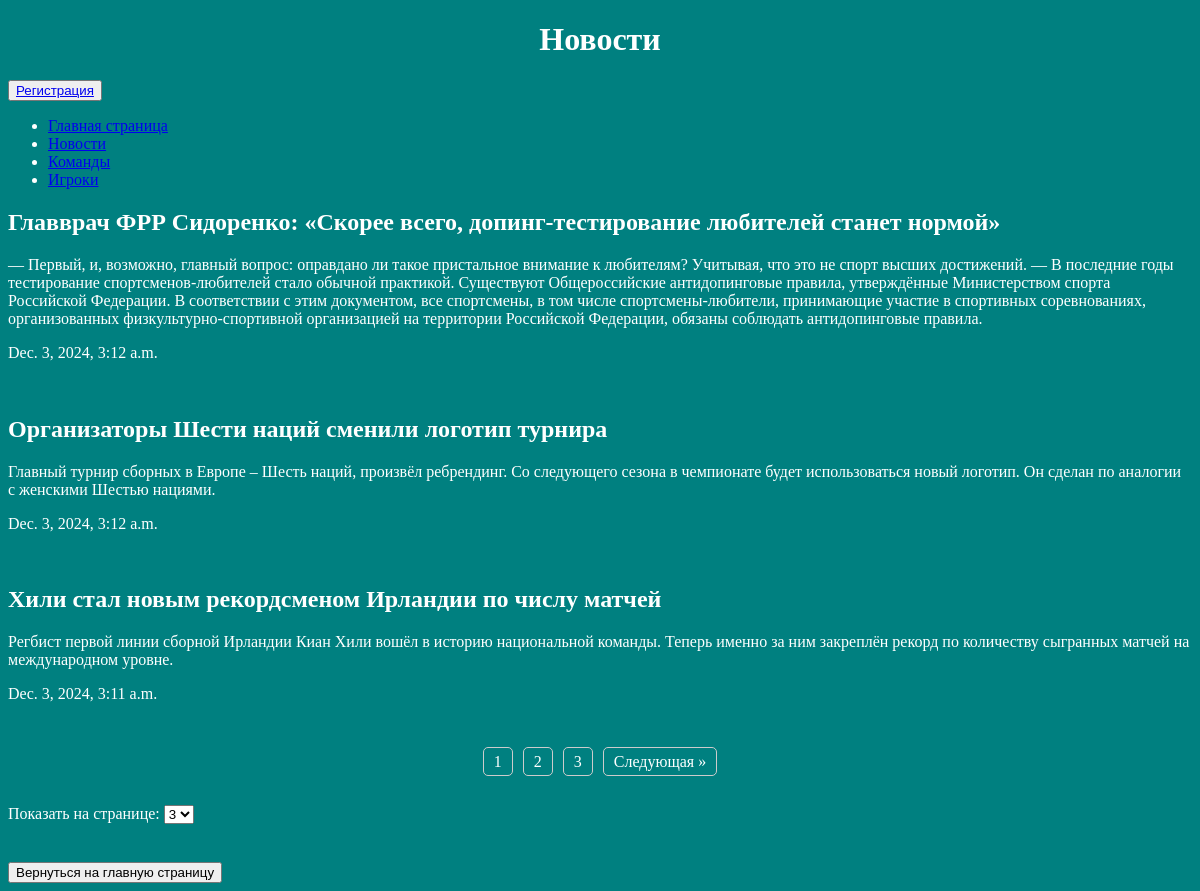
Page /news/ on the committed database.
### task2/models.py (models this page shows, shortened)
class News(models.Model):
    title = models.CharField(max_length=255, verbose_name='Заголовок')
    content = models.TextField(verbose_name='Содержание')
    created_at = models.DateTimeField(auto_now_add=True, verbose_name='Дата создания')
    updated_at = models.DateTimeField(auto_now=True, verbose_name='Дата обновления')
    is_published = models.BooleanField(default=True, verbose_name='Опубликовано')
    category = models.ForeignKey(Category, on_delete=models.PROTECT, verbose_name='Категория')
    class Meta:
        verbose_name = 'Новость'
        verbose_name_plural = 'Новость'
        ordering = ['-created_at']

### task2/views.py (the view)
# urls.py: path('news/', news),
def news(request):
    posts = News.objects.all().order_by('-created_at')
    nums = request.GET.get('nums', 3)
    try:
        nums = int(nums)
    except ValueError:
        nums = 3
    paginator = Paginator(posts, nums)
    page_number = request.GET.get('page')
    page_obj = paginator.get_page(page_number)
    return render(request, 'news.html', {'page_obj': page_obj, 'nums': nums})

### templates/second_task/news.html (shortened to what this page needs)
{% extends "menu.html" %}
{% block pagename %}
    <h1>Новости</h1>
{% endblock %}
{% block menu %}
    {{ block.super }}
{% endblock %}
{% block content %}
    <div class="row">
        {% for news in page_obj%}
            <div class="col-md-4">
                <h2>{{ news.title }}</h2>
                <p>{{ news.content }}</p>
                <p>{{ news.created_at }}</p>
                <br>
            </div>
        {% endfor%}
    </div>
    {% if page_obj.has_other_pages %}
        <nav aria-label="Page navigation">
            <ul class="pagination">
                {% for i in page_obj.paginator.page_range %}
                    {% if page_obj.number == i %}
                        <li class="page-item active" aria-current="page">
                            <a class="page-link" href="#">{{ i }}</a>
                        </li>
                    {% else %}
                    <li class="page-item">
                        <a class="page-link" href="?page={{ i }}">{{ i }}</a>
                    </li>
                    {% endif %}
                {% endfor %}
                {% if page_obj.has_next %}
                    <li class="page-item">
                        <a class="page-link" href="?page={{ page_obj.next_page_number }}" aria-label="Next">
                            Следующая
                            <span aria-hidden="true">&raquo;</span>
                        </a>
                    </li>
                {% endif %}
            </ul>
        </nav>
    {% endif %}
    <br>
    <div>
    <form method="get" style="margin-bottom: 20px;">
        <label for="nums">Показать на странице:</label>
        <select name="nums" id="nums" onchange="this.form.submit()">
            <option value="3" {% if nums == 3 %} selected {% endif %}>3</option>
        </select>
    </form>
</div>
    <br>
    <input type="button" onclick="window.location='/'" value="Вернуться на главную страницу">
{% endblock %}

### templates/second_task/menu.html (shortened to what this page needs)
{% load static %}
<!DOCTYPE html>
<html lang="en">
<head>
    <link rel = "stylesheet" type = "text/css" href = '{% static "style.css"%}'>
</head>
<body>
    <header>
        {% block pagename %}{% endblock %}
    </header>
    <button><a href="/reg">Регистрация</a></button>
    <ul>
        {% block menu %}
        <li><a href="/">Главная страница</a></li>
        <li><a href="/news">Новости</a></li>
        <li><a href="/teams">Команды</a></li>
        <li><a href="/players">Игроки</a></li>
        {% endblock %}
    </ul>
    <main>
        {% block content %}{% endblock %}
    </main>
</body>
</html>

### static/style.css (style rules this page uses)
body { background-color: teal; color: white }
h1 { text-align: center; }

### templates/second_task/menu.html (style rules this page uses)
.pagination { display: flex; justify-content: center; list-style-type: none; padding: 0; }
.pagination li { margin: 0 5px; }
.pagination a { text-decoration: none; padding: 5px 10px; border: 1px solid #ccc; border-radius: 5px; color: white; }

### rows in the picture
News: title "Главврач ФРР Сидоренко: «Скорее всего, допинг-тестирование любителей станет нормой»", content "— Первый, и, возможно, главный вопрос: оправдано ли такое пристальное внимание к любителям? Учитывая, что это не спорт высших достижений. — В последние годы тестирование спортсменов-любителей стало обычной практикой. Существуют Общероссийские антидопинговые правила, утверждённые Министерством спорта Российской Федерации. В соответствии с этим документом, все спортсмены, в том числе спортсмены-любители, принимающие участие в спортивных соревнованиях, организованных физкультурно-спортивной организацией на территории Российской Федерации, обязаны соблюдать антидопинговые правила.", created_at "Dec. 3, 2024, 3:12 a.m."
News: title "Организаторы Шести наций сменили логотип турнира", content "Главный турнир сборных в Европе – Шесть наций, произвёл ребрендинг. Со следующего сезона в чемпионате будет использоваться новый логотип. Он сделан по аналогии с женскими Шестью нациями.", created_at "Dec. 3, 2024, 3:12 a.m."
News: title "Хили стал новым рекордсменом Ирландии по числу матчей", content "Регбист первой линии сборной Ирландии Киан Хили вошёл в историю национальной команды. Теперь именно за ним закреплён рекорд по количеству сыгранных матчей на международном уровне.", created_at "Dec. 3, 2024, 3:11 a.m."

### other values in the picture
{{ i }} "1"
{{ i }} "2" "3"
